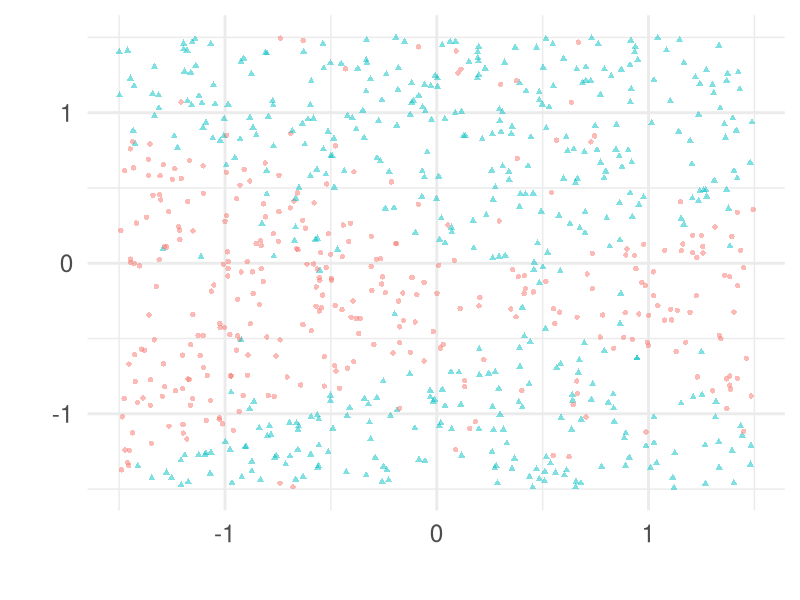
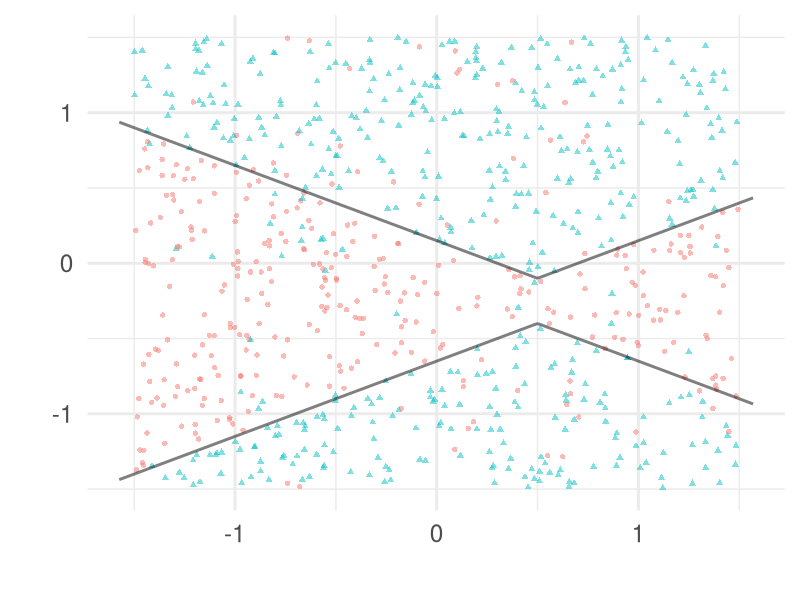
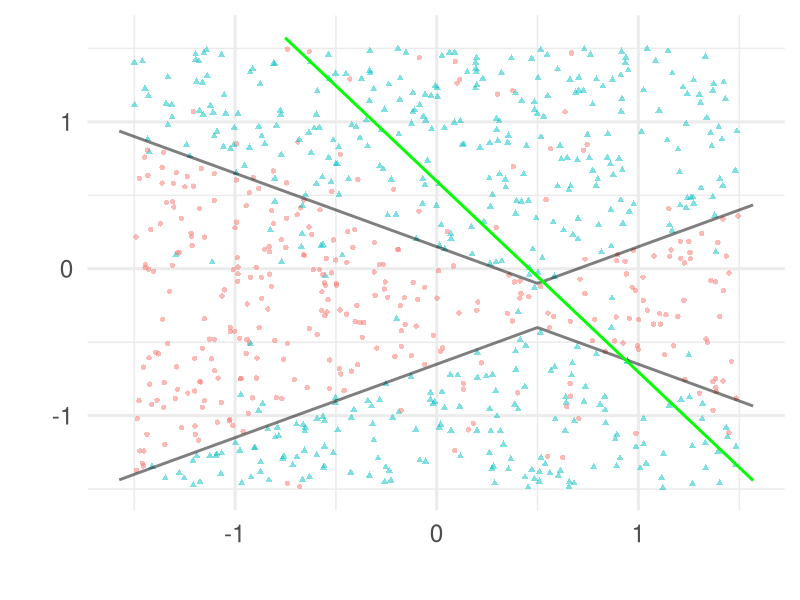
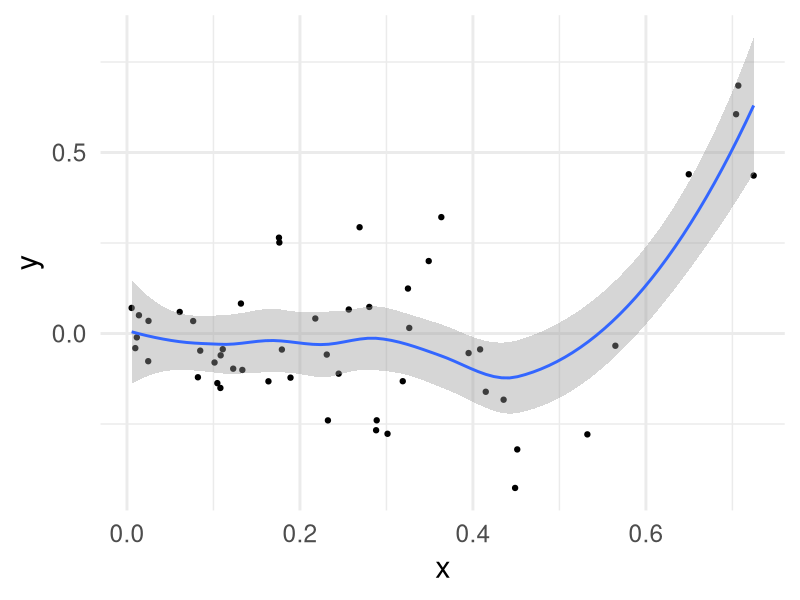

Generate these figures, in order, with R:
## ---- chunk 1
knitr::opts_chunk$set(echo = TRUE)
library(tidyverse) # required
library(broom)     # required
library(modelr)    # for data_grid
theme_set(theme_minimal(base_size = 22))
## ---- chunk 2
# sample size
n <- 800
# function with zero set that
# defines the perfect (Bayes) decision boundary
true_boundary_function <- function(x1, x2) {
  # experiment with changing this
  abs(x1-.5) - abs(2*x2+.5) + .3
}
train <- data.frame(
  # change the distribution
  # or scale as needed
  x1 = 1.5*(1 - 2*runif(n)),
  x2 = 1.5*(1 - 2*runif(n))
) %>% 
  mutate(
    # labels if classes were perfectly separated
    separable = true_boundary_function(x1,x2) > 0,
    # labels if classes are "noisy"
    y = factor(rbinom(n, 1, 9/10 - (8/10) * as.numeric(separable)))
  )
## ---- chunk 3
train_plot <-
  ggplot(train, aes(x1, x2)) +
  geom_point(aes(shape = y, color = y),
             alpha = .5, show.legend = FALSE) +
  xlab("") + ylab("")
  
train_plot
## ---- chunk 4
decision_surface <- 
  data_grid(train,
          x1 = seq_range(x1, 300, expand = .05),
          x2 = seq_range(x2, 300, expand = .05)) %>%
  mutate(z = true_boundary_function(x1, x2))

boundary_plot <-
  train_plot +
  geom_contour(
    data = decision_surface,
    aes(x1, x2, z=z),
    bins = 2,
    size = 1,
    color = "black",
    alpha = .5)

boundary_plot
## ---- chunk 5
# Fit model
logit_model <-  
  glm(y ~ x1 + x2, family = "binomial", data = train)
# try formula + poly(x1,2) * poly(x2,2)

# Generate decision boundary
logit_surface <- logit_model %>%
   augment(type.predict = "response",
              newdata = decision_surface)
## ---- chunk 6
boundary_plot +
  geom_contour(
    data = logit_surface,
    aes(x1, x2, z = .fitted),
    size = 1,
    color = "green",
    bins = 2)
## ---- chunk 7
summary(logit_model)
## ---- chunk 8
# change this function
f <- function(x) x * sin(1/x^2)
n <- 50
train1d <- 
  data.frame(
    x = rbeta(n, 1, 3)
    ) %>%
  # change the noise level sd
  mutate(y = f(x) + rnorm(n, sd = .1))

# plot data and loess curve
ggplot(train1d, aes(x, y)) + 
  geom_point() +
  geom_smooth()
## ---- chunk 9

## ---- chunk 10

## ---- chunk 11

## ---- chunk 12

## ---- chunk 13

